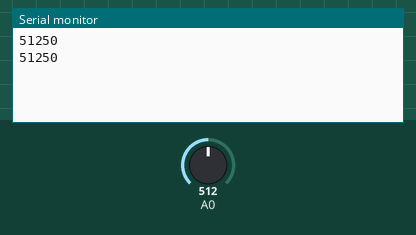
Bench run of a sketch on a simulated Arduino Uno, built with avr-gcc and run on an emulated ATmega328P. On the bench: the last lines printed to the serial monitor. The inputs (shaded band) are chosen by the test bench; at power-on: A0 = 512.

Above: at 1.8 s.
1.9 s: A0 set to 716
At 2.4 s:
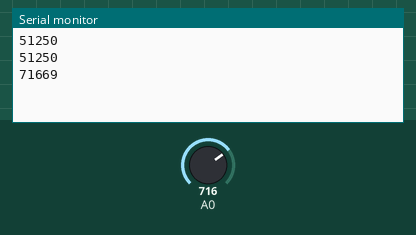
3.4 s: A0 set to 900
At 4.8 s:
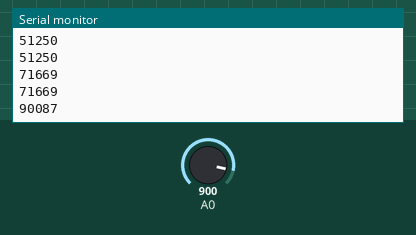
Timing chart, 0 to 6.4 s (numbered marks = the images above; inputs shaded):
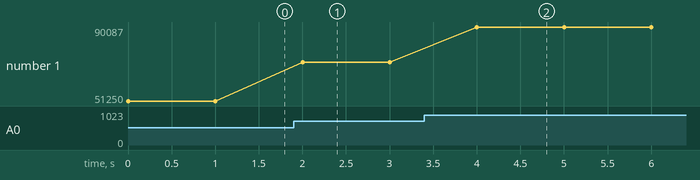

Measured:
- after the input at 1.9 s, the serial monitor: prints a new line after 0.10 s (image 1)
- after the input at 3.4 s, the serial monitor: prints a new line after 0.60 s (image 2)
- plotted number 1: 51250 → 71669 after the input at 1.9 s, 71669 → 90087 after the input at 3.4 s

The sketch:

L10Z1LeonSerka.ino
```cpp
void setup() {
  // put your setup code here, to run once:
    Serial.begin(9600);
}

void loop() {
  // put your main code here, to run repeatedly:
  int light = analogRead(A0);
  int light_mapped = map(light,0,1023,0,100);
  Serial.print(light );
  Serial.println(light_mapped);   // pokrive  daje 10-30, pod svjetlom mobitela daje 62000
  delay(1000);
}
```
